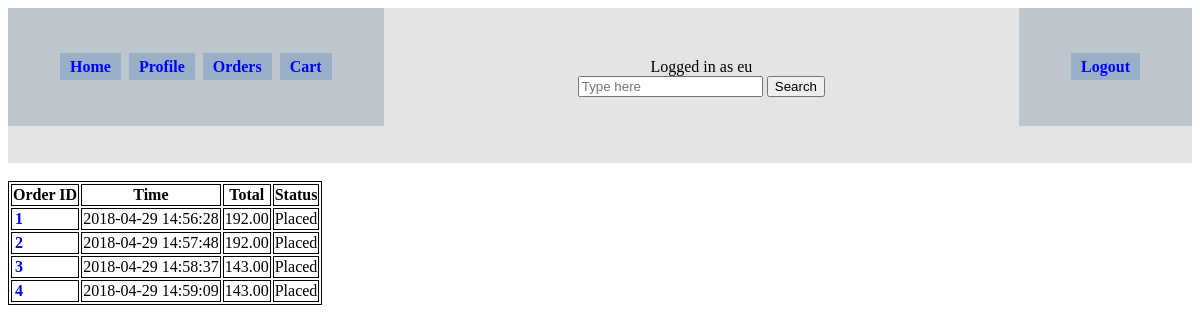
Page /order.php (signed in) on the committed database.
### tables this page shows
CREATE TABLE IF NOT EXISTS `Orders` (
`OrderID` int(11) NOT NULL,
  `customer_id` int(11) NOT NULL,
  `address_id` int(11) NOT NULL,
  `Date_Time` datetime DEFAULT NULL,
  `TotalCost` decimal(5,2) DEFAULT NULL,
  `Status` enum('Placed','Confirmed','Canceled','Shipped','Delivered') NOT NULL
);

### Includes/connection.php (called while the page is built, shortened)
<?php
$site_root = "";
?>

### order.php (the view, shortened to what this page needs)
<?php
require_once 'Includes/connection.php';
include 'header.php';
$stmt = $conn->prepare("SELECT * FROM Orders WHERE customer_id = ?");
$stmt->bind_param("i", $_SESSION['memberID']);
$stmt->execute();
$result = $stmt->get_result();
$orderView="";
if ($result->num_rows > 0) {
    $orderView .= "<table><tr>   <th>Order ID</th>    <th>Time</th>  <th>Total</th>  <th>Status</th> </tr>";
    while ($row = $result->fetch_assoc()) {
        $orderView .= "<tr><td><a href='$site_root/orderView.php?id=".$row['OrderID']."'>".$row['OrderID']."</a></td> ";
        $orderView .= "<td>".$row['Date_Time']."</td> ";
        $orderView .= "<td>".$row['TotalCost']."</td> ";
        $orderView .= "<td>".$row['Status']."</td> </tr>";
    }
    $orderView .= "</table>";
} else {
    $orderView .= "You haven't placed any orders!";
}
echo $orderView;

### header.php (style rules this page uses)
table, th, td { border: 1px solid black; }
a { margin: 2px 2px 2px 2px; }
a:link { text-decoration: none; font-weight: bold; color: blue; }

### rows in the picture
orders: OrderID "1", Date_Time "2018-04-29 14:56:28", TotalCost "192.00", Status "Placed"
orders: OrderID "2", Date_Time "2018-04-29 14:57:48", TotalCost "192.00", Status "Placed"
orders: OrderID "3", Date_Time "2018-04-29 14:58:37", TotalCost "143.00", Status "Placed"
orders: OrderID "4", Date_Time "2018-04-29 14:59:09", TotalCost "143.00", Status "Placed"

### other values in the picture
$_SESSION["username"] "eu"
